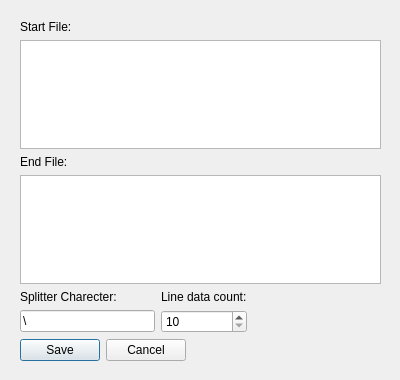
<?xml version="1.0" encoding="UTF-8"?>
<ui version="4.0">
 <class>UnicodePresaveDialog</class>
 <widget class="QDialog" name="UnicodePresaveDialog">
  <property name="geometry">
   <rect>
    <x>0</x>
    <y>0</y>
    <width>400</width>
    <height>380</height>
   </rect>
  </property>
  <property name="windowTitle">
   <string>Exported File settings</string>
  </property>
  <widget class="QWidget" name="gridLayoutWidget">
   <property name="geometry">
    <rect>
     <x>10</x>
     <y>10</y>
     <width>381</width>
     <height>361</height>
    </rect>
   </property>
   <layout class="QGridLayout" name="gridLayoutCentral">
    <property name="leftMargin">
     <number>10</number>
    </property>
    <property name="topMargin">
     <number>10</number>
    </property>
    <property name="rightMargin">
     <number>10</number>
    </property>
    <property name="bottomMargin">
     <number>0</number>
    </property>
    <item row="2" column="0">
     <widget class="QTextEdit" name="textEditStartFileString"/>
    </item>
    <item row="3" column="0">
     <widget class="QLabel" name="label_2">
      <property name="text">
       <string>End File:</string>
      </property>
     </widget>
    </item>
    <item row="1" column="0">
     <widget class="QLabel" name="label">
      <property name="text">
       <string>Start File:</string>
      </property>
     </widget>
    </item>
    <item row="4" column="0">
     <widget class="QTextEdit" name="textEditEndFileString"/>
    </item>
    <item row="5" column="0">
     <layout class="QGridLayout" name="gridLayout_2">
      <item row="0" column="0">
       <widget class="QLabel" name="label_3">
        <property name="text">
         <string>Splitter Charecter:</string>
        </property>
       </widget>
      </item>
      <item row="1" column="0">
       <widget class="QLineEdit" name="lineEditSplitterCharecter">
        <property name="text">
         <string>\</string>
        </property>
       </widget>
      </item>
      <item row="0" column="1">
       <widget class="QLabel" name="label_4">
        <property name="text">
         <string>Line data count:</string>
        </property>
       </widget>
      </item>
      <item row="1" column="1">
       <widget class="QSpinBox" name="spinBoxLineDataCount">
        <property name="minimum">
         <number>10</number>
        </property>
        <property name="maximum">
         <number>10000</number>
        </property>
       </widget>
      </item>
      <item row="1" column="2">
       <spacer name="horizontalSpacer">
        <property name="orientation">
         <enum>Qt::Horizontal</enum>
        </property>
        <property name="sizeHint" stdset="0">
         <size>
          <width>40</width>
          <height>20</height>
         </size>
        </property>
       </spacer>
      </item>
     </layout>
    </item>
    <item row="6" column="0">
     <layout class="QHBoxLayout" name="horizontalLayout">
      <property name="bottomMargin">
       <number>10</number>
      </property>
      <item>
       <widget class="QPushButton" name="pushButtonSave">
        <property name="text">
         <string>Save</string>
        </property>
       </widget>
      </item>
      <item>
       <widget class="QPushButton" name="pushButtonCancel">
        <property name="text">
         <string>Cancel</string>
        </property>
       </widget>
      </item>
      <item>
       <spacer name="horizontalSpacer_2">
        <property name="orientation">
         <enum>Qt::Horizontal</enum>
        </property>
        <property name="sizeHint" stdset="0">
         <size>
          <width>40</width>
          <height>20</height>
         </size>
        </property>
       </spacer>
      </item>
     </layout>
    </item>
   </layout>
  </widget>
 </widget>
 <resources/>
 <connections/>
</ui>
